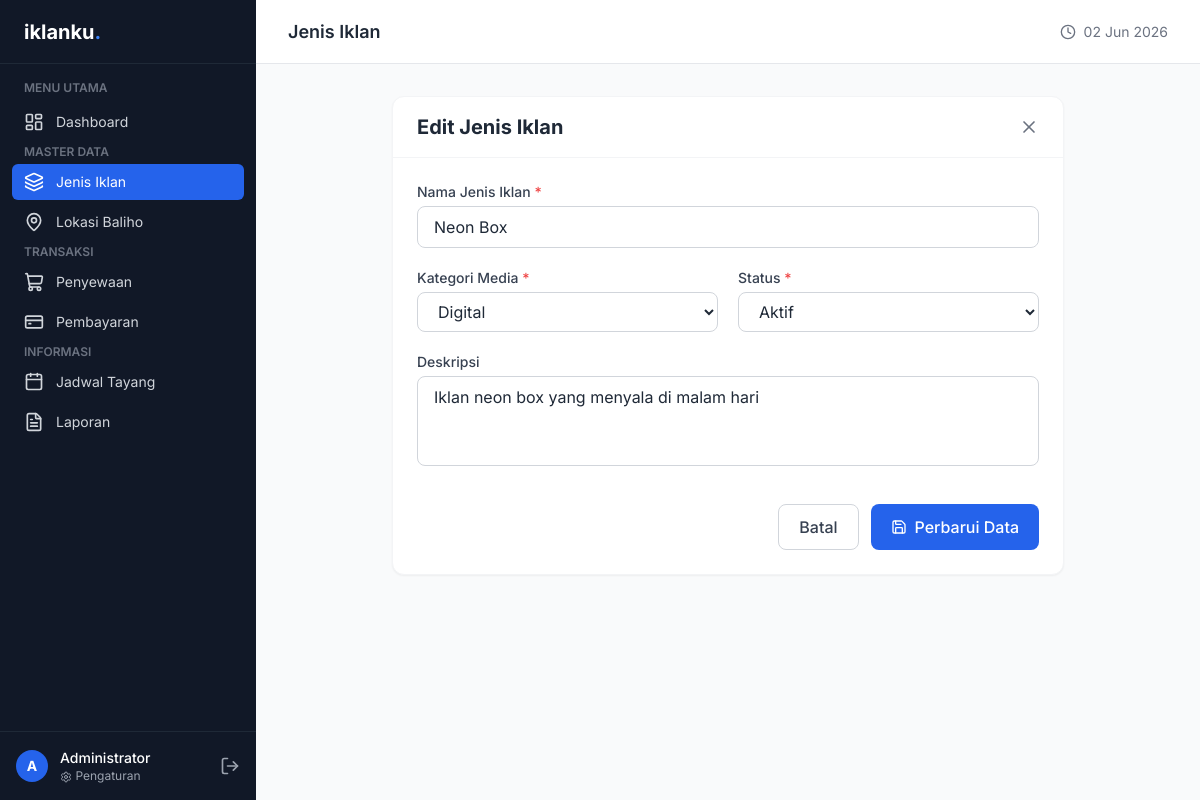
Screenshot of /jenis_iklan/edit.php?id=4 (signed in) with the database file from the repository.
### tables this page shows
CREATE TABLE `jenis_iklan` (
  `id` int(11) NOT NULL,
  `nama_jenis` varchar(100) NOT NULL,
  `kategori` enum('Cetak','Digital') NOT NULL,
  `deskripsi` text DEFAULT NULL,
  `status_aktif` enum('aktif','nonaktif') DEFAULT 'aktif'
);

### jenis_iklan/edit.php (the view, shortened to what this page needs)
<?php
require_once '../includes/header.php';
require_once '../includes/sidebar.php';
$id_iklan = $_GET['id'] ?? 0;
$perintah_ambil = $conn->prepare("SELECT * FROM jenis_iklan WHERE id = ?");
$perintah_ambil->bind_param("i", $id_iklan);
$perintah_ambil->execute();
$hasil_ambil = $perintah_ambil->get_result();
$data_iklan = $hasil_ambil->fetch_assoc();
?>
<div class="max-w-2xl mx-auto bg-white rounded-xl shadow-sm border border-gray-100 overflow-hidden">
    <div class="px-6 py-4 border-b border-gray-100 flex items-center justify-between">
        <h2 class="text-xl font-bold text-gray-800">Edit Jenis Iklan</h2>
        <a href="index.php" class="text-gray-500 hover:text-gray-700 transition-colors">
            <i data-lucide="x" class="w-5 h-5"></i>
        </a>
    </div>
    <div class="p-6">
        <form id="formEditJenis" action="" method="POST">
            <div class="space-y-5">
                <div>
                    <label id="namaJenis" class="block text-sm font-medium text-gray-700 mb-1">Nama Jenis Iklan <span
                            class="text-red-500">*</span></label>
                    <input type="text" name="nama_jenis" required
                        value="<?= htmlspecialchars($data_iklan['nama_jenis']) ?>"
                        class="w-full px-4 py-2 border border-gray-300 rounded-lg focus:ring-blue-500 focus:border-blue-500">
                </div>
                <div class="grid grid-cols-1 md:grid-cols-2 gap-5">
                    <div>
                        <label class="block text-sm font-medium text-gray-700 mb-1">Kategori Media <span
                                class="text-red-500">*</span></label>
                        <select name="kategori" required
                            class="w-full px-4 py-2 border border-gray-300 rounded-lg focus:ring-blue-500 focus:border-blue-500 bg-white">
                            <option value="Digital" <?= $data_iklan['kategori'] == 'Digital' ? 'selected' : '' ?>>Digital
                            </option>
                        </select>
                    </div>
                    <div>
                        <label class="block text-sm font-medium text-gray-700 mb-1">Status <span
                                class="text-red-500">*</span></label>
                        <select name="status_aktif" required
                            class="w-full px-4 py-2 border border-gray-300 rounded-lg focus:ring-blue-500 focus:border-blue-500 bg-white">
                            <option value="aktif" <?= $data_iklan['status_aktif'] == 'aktif' ? 'selected' : '' ?>>Aktif
                            </option>
                        </select>
                    </div>
                </div>
                <div>
                    <label class="block text-sm font-medium text-gray-700 mb-1">Deskripsi</label>
                    <textarea id="deskripsi" name="deskripsi" rows="3"
                        class="w-full px-4 py-2 border border-gray-300 rounded-lg focus:ring-blue-500 focus:border-blue-500 resize-none"><?= htmlspecialchars($data_iklan['deskripsi'] ?? '') ?></textarea>
                </div>
            </div>
            <div class="mt-8 flex justify-end gap-3">
                <a href="index.php"
                    class="px-5 py-2.5 border border-gray-300 text-gray-700 rounded-lg hover:bg-gray-50 font-medium transition-colors">Batal</a>
                <button type="button" onclick="bukaPopup('popupKonfirmasiEdit')"
                    class="px-5 py-2.5 bg-blue-600 text-white rounded-lg hover:bg-blue-700 font-medium transition-colors flex items-center">
                    <i data-lucide="save" class="w-4 h-4 mr-2"></i> Perbarui Data
                </button>
            </div>
        </form>
    </div>
</div>
<?php require_once '../includes/footer.php'; ?>

### includes/header.php (style rules this page uses)
body { font-family: 'Inter', sans-serif; }

### rows the page displays
jenis_iklan: nama_jenis "Neon Box", kategori "Digital", status_aktif "Aktif", deskripsi "Iklan neon box yang menyala di malam hari"

### other values shown
substr($_SESSION['nama'], 0, 1) "A"
$_SESSION['nama'] "Administrator"
str_replace('_', ' ', $menu_aktif) "Jenis Iklan"
